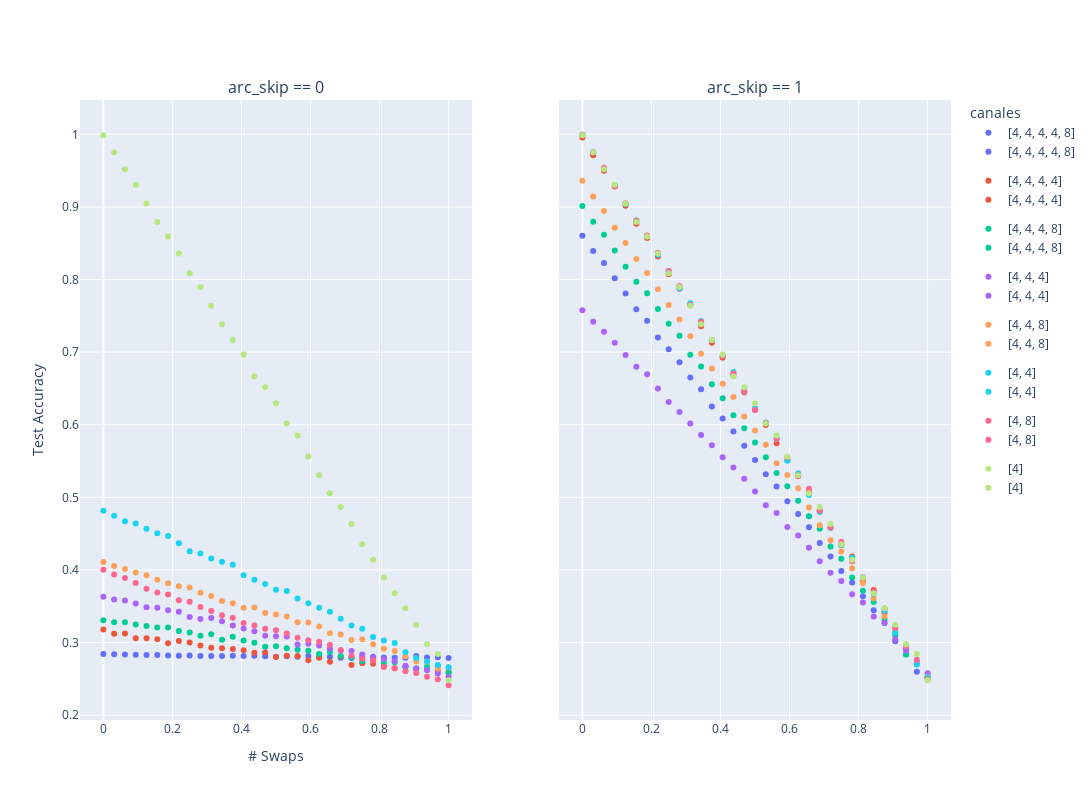

Notebook code cell kept with this figure:
### Code cell
import plotly.express as px
import pandas as pd 
from plotly.subplots import make_subplots
import plotly.graph_objects as go

hue = "arc_features"
yplot = "test_Accuracy"
xplot = "swaps"
extra_info = ["arc_num_conv", "arc_encoder_blocks", "arc_latent_volume"]


df0 = df.query("arc_skip == 0")
df1 = df.query("arc_skip == 1")

fig0 = px.scatter(df0, x=xplot, y=yplot, color=hue, title="No skip", hover_data=extra_info, labels={"test Acc", "# Swaps"})
fig1 = px.scatter(df1, x=xplot, y=yplot, color=hue, title="Skip", hover_data=extra_info, labels={"test Acc", "# Swaps"})

fig0.update_layout(showlegend=False)  # Oculta la leyenda en el primer gráfico
fig = make_subplots(rows=1, cols=2, subplot_titles=["arc_skip == 0", "arc_skip == 1"], shared_yaxes=True)

for trace in fig0.data:
    fig.add_trace(trace, row=1, col=1)

for trace in fig1.data:
    fig.add_trace(trace, row=1, col=2)
fig.update_layout(width=1600, height=800, legend_title="canales", showlegend=True,
                  xaxis={'title':{'text':"# Swaps"}},
                  yaxis={'title':{'text':"Test Accuracy"}},
                  )

fig.show()

### Figure 1 — Plotly figure (JSON) as saved in the notebook; plotly's stock layout.template omitted (floating-point values rounded to 4 significant figures)
{"data": [{"customdata": [[2, 4, 64], [2, 4, 64], [2, 4, 64], [2, 4, 64], [2, 4, 64], [2, 4, 64], [2, 4, 64], [2, 4, 64], [2, 4, 64], [2, 4, 64], [2, 4, 64], [2, 4, 64], [2, 4, 64], [2, 4, 64], [2, 4, 64], [2, 4, 64], [2, 4, 64], [2, 4, 64], [2, 4, 64], [2, 4, 64], [2, 4, 64], [2, 4, 64], [2, 4, 64], [2, 4, 64], [2, 4, 64], [2, 4, 64], [2, 4, 64], [2, 4, 64], [2, 4, 64], [2, 4, 64], [2, 4, 64], [2, 4, 64], [2, 4, 64], [2, 4, 64]], "hovertemplate": "arc_features=[4, 4, 4, 4, 8]<br>swaps=%{x}<br>test_Accuracy=%{y}<br>arc_num_conv=%{customdata[0]}<br>arc_encoder_blocks=%{customdata[1]}<br>arc_latent_volume=%{customdata[2]}<extra></extra>", "legendgroup": "[4, 4, 4, 4, 8]", "marker": {"color": "#636efa", "symbol": "circle"}, "mode": "markers", "name": "[4, 4, 4, 4, 8]", "orientation": "v", "showlegend": true, "type": "scatter", "x": [1, 0.9688, 0.9375, 0.9062, 0.875, 0.8438, 0.8125, 0.7812, 0.75, 0.7188, 0.6875, 0.6562, 0.625, 0.5938, 0.5625, 0.5312, 0.5, 0.4688, 0.4375, 0.4062, 0.375, 0.3438, 0.3125, 0.2812, 0.25, 0.2188, 0.1875, 0.1562, 0.125, 0.09375, 0.0625, 0.03125, 0, 1], "xaxis": "x", "y": [0.2787, 0.2799, 0.2793, 0.2814, 0.2793, 0.2792, 0.2797, 0.2804, 0.2797, 0.2787, 0.2791, 0.2804, 0.2801, 0.2816, 0.2804, 0.2813, 0.2806, 0.2811, 0.2819, 0.2816, 0.2818, 0.2816, 0.2817, 0.2817, 0.2824, 0.2818, 0.2822, 0.283, 0.2828, 0.2833, 0.2835, 0.2841, 0.2842, null], "yaxis": "y"}, {"customdata": [[2, 3, 64], [2, 3, 64], [2, 3, 64], [2, 3, 64], [2, 3, 64], [2, 3, 64], [2, 3, 64], [2, 3, 64], [2, 3, 64], [2, 3, 64], [2, 3, 64], [2, 3, 64], [2, 3, 64], [2, 3, 64], [2, 3, 64], [2, 3, 64], [2, 3, 64], [2, 3, 64], [2, 3, 64], [2, 3, 64], [2, 3, 64], [2, 3, 64], [2, 3, 64], [2, 3, 64], [2, 3, 64], [2, 3, 64], [2, 3, 64], [2, 3, 64], [2, 3, 64], [2, 3, 64], [2, 3, 64], [2, 3, 64], [2, 3, 64], [2, 3, 64]], "hovertemplate": "arc_features=[4, 4, 4, 4]<br>swaps=%{x}<br>test_Accuracy=%{y}<br>arc_num_conv=%{customdata[0]}<br>arc_encoder_blocks=%{customdata[1]}<br>arc_latent_volume=%{customdata[2]}<extra></extra>", "legendgroup": "[4, 4, 4, 4]", "marker": {"color": "#EF553B", "symbol": "circle"}, "mode": "markers", "name": "[4, 4, 4, 4]", "orientation": "v", "showlegend": true, "type": "scatter", "x": [1, 0.9688, 0.9375, 0.9062, 0.875, 0.8438, 0.8125, 0.7812, 0.75, 0.7188, 0.6875, 0.6562, 0.625, 0.5938, 0.5625, 0.5312, 0.5, 0.4688, 0.4375, 0.4062, 0.375, 0.3438, 0.3125, 0.2812, 0.25, 0.2188, 0.1875, 0.1562, 0.125, 0.09375, 0.0625, 0.03125, 0, 1], "xaxis": "x", "y": [0.2595, 0.2612, 0.2626, 0.2637, 0.2674, 0.2646, 0.2677, 0.2708, 0.2717, 0.2693, 0.2809, 0.2737, 0.279, 0.2756, 0.2815, 0.282, 0.2801, 0.2864, 0.2859, 0.2896, 0.2911, 0.2921, 0.293, 0.2959, 0.3001, 0.3024, 0.2991, 0.3048, 0.306, 0.3061, 0.3124, 0.3122, 0.318, null], "yaxis": "y"}, {"customdata": [[2, 3, 128], [2, 3, 128], [2, 3, 128], [2, 3, 128], [2, 3, 128], [2, 3, 128], [2, 3, 128], [2, 3, 128], [2, 3, 128], [2, 3, 128], [2, 3, 128], [2, 3, 128], [2, 3, 128], [2, 3, 128], [2, 3, 128], [2, 3, 128], [2, 3, 128], [2, 3, 128], [2, 3, 128], [2, 3, 128], [2, 3, 128], [2, 3, 128], [2, 3, 128], [2, 3, 128], [2, 3, 128], [2, 3, 128], [2, 3, 128], [2, 3, 128], [2, 3, 128], [2, 3, 128], [2, 3, 128], [2, 3, 128], [2, 3, 128], [2, 3, 128]], "hovertemplate": "arc_features=[4, 4, 4, 8]<br>swaps=%{x}<br>test_Accuracy=%{y}<br>arc_num_conv=%{customdata[0]}<br>arc_encoder_blocks=%{customdata[1]}<br>arc_latent_volume=%{customdata[2]}<extra></extra>", "legendgroup": "[4, 4, 4, 8]", "marker": {"color": "#00cc96", "symbol": "circle"}, "mode": "markers", "name": "[4, 4, 4, 8]", "orientation": "v", "showlegend": true, "type": "scatter", "x": [1, 0.9688, 0.9375, 0.9062, 0.875, 0.8438, 0.8125, 0.7812, 0.75, 0.7188, 0.6875, 0.6562, 0.625, 0.5938, 0.5625, 0.5312, 0.5, 0.4688, 0.4375, 0.4062, 0.375, 0.3438, 0.3125, 0.2812, 0.25, 0.2188, 0.1875, 0.1562, 0.125, 0.09375, 0.0625, 0.03125, 0, 1], "xaxis": "x", "y": [0.2587, 0.2668, 0.267, 0.2642, 0.266, 0.273, 0.2724, 0.277, 0.2746, 0.2793, 0.2815, 0.2872, 0.2843, 0.2888, 0.2901, 0.2924, 0.2949, 0.2942, 0.2998, 0.303, 0.3081, 0.3041, 0.3115, 0.3093, 0.3139, 0.3158, 0.3207, 0.3208, 0.3228, 0.3249, 0.328, 0.328, 0.3308, null], "yaxis": "y"}, {"customdata": [[2, 2, 128], [2, 2, 128], [2, 2, 128], [2, 2, 128], [2, 2, 128], [2, 2, 128], [2, 2, 128], [2, 2, 128], [2, 2, 128], [2, 2, 128], [2, 2, 128], [2, 2, 128], [2, 2, 128], [2, 2, 128], [2, 2, 128], [2, 2, 128], [2, 2, 128], [2, 2, 128], [2, 2, 128], [2, 2, 128], [2, 2, 128], [2, 2, 128], [2, 2, 128], [2, 2, 128], [2, 2, 128], [2, 2, 128], [2, 2, 128], [2, 2, 128], [2, 2, 128], [2, 2, 128], [2, 2, 128], [2, 2, 128], [2, 2, 128], [2, 2, 128]], "hovertemplate": "arc_features=[4, 4, 4]<br>swaps=%{x}<br>test_Accuracy=%{y}<br>arc_num_conv=%{customdata[0]}<br>arc_encoder_blocks=%{customdata[1]}<br>arc_latent_volume=%{customdata[2]}<extra></extra>", "legendgroup": "[4, 4, 4]", "marker": {"color": "#ab63fa", "symbol": "circle"}, "mode": "markers", "name": "[4, 4, 4]", "orientation": "v", "showlegend": true, "type": "scatter", "x": [1, 0.9688, 0.9375, 0.9062, 0.875, 0.8438, 0.8125, 0.7812, 0.75, 0.7188, 0.6875, 0.6562, 0.625, 0.5938, 0.5625, 0.5312, 0.5, 0.4688, 0.4375, 0.4062, 0.375, 0.3438, 0.3125, 0.2812, 0.25, 0.2188, 0.1875, 0.1562, 0.125, 0.09375, 0.0625, 0.03125, 0, 1], "xaxis": "x", "y": [0.2531, 0.2576, 0.2618, 0.2644, 0.268, 0.2748, 0.2776, 0.2798, 0.2838, 0.2883, 0.2893, 0.2918, 0.296, 0.2984, 0.2975, 0.3083, 0.3086, 0.3094, 0.3155, 0.3196, 0.3234, 0.3296, 0.3339, 0.3325, 0.3351, 0.3426, 0.3445, 0.348, 0.3485, 0.3539, 0.3579, 0.3593, 0.3633, null], "yaxis": "y"}, {"customdata": [[2, 2, 256], [2, 2, 256], [2, 2, 256], [2, 2, 256], [2, 2, 256], [2, 2, 256], [2, 2, 256], [2, 2, 256], [2, 2, 256], [2, 2, 256], [2, 2, 256], [2, 2, 256], [2, 2, 256], [2, 2, 256], [2, 2, 256], [2, 2, 256], [2, 2, 256], [2, 2, 256], [2, 2, 256], [2, 2, 256], [2, 2, 256], [2, 2, 256], [2, 2, 256], [2, 2, 256], [2, 2, 256], [2, 2, 256], [2, 2, 256], [2, 2, 256], [2, 2, 256], [2, 2, 256], [2, 2, 256], [2, 2, 256], [2, 2, 256], [2, 2, 256]], "hovertemplate": "arc_features=[4, 4, 8]<br>swaps=%{x}<br>test_Accuracy=%{y}<br>arc_num_conv=%{customdata[0]}<br>arc_encoder_blocks=%{customdata[1]}<br>arc_latent_volume=%{customdata[2]}<extra></extra>", "legendgroup": "[4, 4, 8]", "marker": {"color": "#FFA15A", "symbol": "circle"}, "mode": "markers", "name": "[4, 4, 8]", "orientation": "v", "showlegend": true, "type": "scatter", "x": [1, 0.9688, 0.9375, 0.9062, 0.875, 0.8438, 0.8125, 0.7812, 0.75, 0.7188, 0.6875, 0.6562, 0.625, 0.5938, 0.5625, 0.5312, 0.5, 0.4688, 0.4375, 0.4062, 0.375, 0.3438, 0.3125, 0.2812, 0.25, 0.2188, 0.1875, 0.1562, 0.125, 0.09375, 0.0625, 0.03125, 0, 1], "xaxis": "x", "y": [0.2657, 0.2645, 0.2738, 0.2739, 0.2811, 0.2886, 0.2916, 0.2979, 0.3047, 0.3036, 0.3111, 0.313, 0.3223, 0.3279, 0.3281, 0.3361, 0.3388, 0.3408, 0.3482, 0.3481, 0.3542, 0.3573, 0.3643, 0.3687, 0.3758, 0.3777, 0.3817, 0.3865, 0.3927, 0.3965, 0.4012, 0.4054, 0.4112, null], "yaxis": "y"}, {"customdata": [[2, 1, 256], [2, 1, 256], [2, 1, 256], [2, 1, 256], [2, 1, 256], [2, 1, 256], [2, 1, 256], [2, 1, 256], [2, 1, 256], [2, 1, 256], [2, 1, 256], [2, 1, 256], [2, 1, 256], [2, 1, 256], [2, 1, 256], [2, 1, 256], [2, 1, 256], [2, 1, 256], [2, 1, 256], [2, 1, 256], [2, 1, 256], [2, 1, 256], [2, 1, 256], [2, 1, 256], [2, 1, 256], [2, 1, 256], [2, 1, 256], [2, 1, 256], [2, 1, 256], [2, 1, 256], [2, 1, 256], [2, 1, 256], [2, 1, 256], [2, 1, 256]], "hovertemplate": "arc_features=[4, 4]<br>swaps=%{x}<br>test_Accuracy=%{y}<br>arc_num_conv=%{customdata[0]}<br>arc_encoder_blocks=%{customdata[1]}<br>arc_latent_volume=%{customdata[2]}<extra></extra>", "legendgroup": "[4, 4]", "marker": {"color": "#19d3f3", "symbol": "circle"}, "mode": "markers", "name": "[4, 4]", "orientation": "v", "showlegend": true, "type": "scatter", "x": [1, 0.9688, 0.9375, 0.9062, 0.875, 0.8438, 0.8125, 0.7812, 0.75, 0.7188, 0.6875, 0.6562, 0.625, 0.5938, 0.5625, 0.5312, 0.5, 0.4688, 0.4375, 0.4062, 0.375, 0.3438, 0.3125, 0.2812, 0.25, 0.2188, 0.1875, 0.1562, 0.125, 0.09375, 0.0625, 0.03125, 0, 1], "xaxis": "x", "y": [0.2661, 0.2691, 0.2741, 0.279, 0.2867, 0.2994, 0.303, 0.3077, 0.319, 0.3236, 0.333, 0.3424, 0.3479, 0.3543, 0.3608, 0.3712, 0.373, 0.3808, 0.3867, 0.3928, 0.4071, 0.4114, 0.416, 0.4229, 0.4258, 0.4368, 0.4467, 0.4507, 0.4569, 0.464, 0.467, 0.4745, 0.4815, null], "yaxis": "y"}, {"customdata": [[2, 1, 512], [2, 1, 512], [2, 1, 512], [2, 1, 512], [2, 1, 512], [2, 1, 512], [2, 1, 512], [2, 1, 512], [2, 1, 512], [2, 1, 512], [2, 1, 512], [2, 1, 512], [2, 1, 512], [2, 1, 512], [2, 1, 512], [2, 1, 512], [2, 1, 512], [2, 1, 512], [2, 1, 512], [2, 1, 512], [2, 1, 512], [2, 1, 512], [2, 1, 512], [2, 1, 512], [2, 1, 512], [2, 1, 512], [2, 1, 512], [2, 1, 512], [2, 1, 512], [2, 1, 512], [2, 1, 512], [2, 1, 512], [2, 1, 512], [2, 1, 512]], "hovertemplate": "arc_features=[4, 8]<br>swaps=%{x}<br>test_Accuracy=%{y}<br>arc_num_conv=%{customdata[0]}<br>arc_encoder_blocks=%{customdata[1]}<br>arc_latent_volume=%{customdata[2]}<extra></extra>", "legendgroup": "[4, 8]", "marker": {"color": "#FF6692", "symbol": "circle"}, "mode": "markers", "name": "[4, 8]", "orientation": "v", "showlegend": true, "type": "scatter", "x": [1, 0.9688, 0.9375, 0.9062, 0.875, 0.8438, 0.8125, 0.7812, 0.75, 0.7188, 0.6875, 0.6562, 0.625, 0.5938, 0.5625, 0.5312, 0.5, 0.4688, 0.4375, 0.4062, 0.375, 0.3438, 0.3125, 0.2812, 0.25, 0.2188, 0.1875, 0.1562, 0.125, 0.09375, 0.0625, 0.03125, 0, 1], "xaxis": "x", "y": [0.2413, 0.2496, 0.2528, 0.258, 0.2606, 0.2646, 0.2665, 0.2756, 0.2779, 0.282, 0.2898, 0.297, 0.3012, 0.3031, 0.3068, 0.3125, 0.317, 0.3191, 0.3235, 0.3271, 0.3341, 0.3376, 0.3436, 0.3491, 0.3562, 0.3583, 0.3664, 0.3691, 0.3743, 0.382, 0.3889, 0.394, 0.4002, null], "yaxis": "y"}, {"customdata": [[2, 0, 512], [2, 0, 512], [2, 0, 512], [2, 0, 512], [2, 0, 512], [2, 0, 512], [2, 0, 512], [2, 0, 512], [2, 0, 512], [2, 0, 512], [2, 0, 512], [2, 0, 512], [2, 0, 512], [2, 0, 512], [2, 0, 512], [2, 0, 512], [2, 0, 512], [2, 0, 512], [2, 0, 512], [2, 0, 512], [2, 0, 512], [2, 0, 512], [2, 0, 512], [2, 0, 512], [2, 0, 512], [2, 0, 512], [2, 0, 512], [2, 0, 512], [2, 0, 512], [2, 0, 512], [2, 0, 512], [2, 0, 512], [2, 0, 512], [2, 0, 512]], "hovertemplate": "arc_features=[4]<br>swaps=%{x}<br>test_Accuracy=%{y}<br>arc_num_conv=%{customdata[0]}<br>arc_encoder_blocks=%{customdata[1]}<br>arc_latent_volume=%{customdata[2]}<extra></extra>", "legendgroup": "[4]", "marker": {"color": "#B6E880", "symbol": "circle"}, "mode": "markers", "name": "[4]", "orientation": "v", "showlegend": true, "type": "scatter", "x": [1, 0.9688, 0.9375, 0.9062, 0.875, 0.8438, 0.8125, 0.7812, 0.75, 0.7188, 0.6875, 0.6562, 0.625, 0.5938, 0.5625, 0.5312, 0.5, 0.4688, 0.4375, 0.4062, 0.375, 0.3438, 0.3125, 0.2812, 0.25, 0.2188, 0.1875, 0.1562, 0.125, 0.09375, 0.0625, 0.03125, 0, 0.9688], "xaxis": "x", "y": [0.2481, 0.2843, 0.2978, 0.3245, 0.3473, 0.3681, 0.3898, 0.4143, 0.4355, 0.4635, 0.4867, 0.5056, 0.5306, 0.5563, 0.5851, 0.6016, 0.6296, 0.6515, 0.6666, 0.6967, 0.7166, 0.7385, 0.764, 0.7897, 0.8087, 0.8357, 0.8593, 0.8793, 0.9047, 0.9306, 0.9518, 0.9753, 0.9988, null], "yaxis": "y"}, {"customdata": [[2, 4, 64], [2, 4, 64], [2, 4, 64], [2, 4, 64], [2, 4, 64], [2, 4, 64], [2, 4, 64], [2, 4, 64], [2, 4, 64], [2, 4, 64], [2, 4, 64], [2, 4, 64], [2, 4, 64], [2, 4, 64], [2, 4, 64], [2, 4, 64], [2, 4, 64], [2, 4, 64], [2, 4, 64], [2, 4, 64], [2, 4, 64], [2, 4, 64], [2, 4, 64], [2, 4, 64], [2, 4, 64], [2, 4, 64], [2, 4, 64], [2, 4, 64], [2, 4, 64], [2, 4, 64], [2, 4, 64], [2, 4, 64], [2, 4, 64], [2, 4, 64]], "hovertemplate": "arc_features=[4, 4, 4, 4, 8]<br>swaps=%{x}<br>test_Accuracy=%{y}<br>arc_num_conv=%{customdata[0]}<br>arc_encoder_blocks=%{customdata[1]}<br>arc_latent_volume=%{customdata[2]}<extra></extra>", "legendgroup": "[4, 4, 4, 4, 8]", "marker": {"color": "#636efa", "symbol": "circle"}, "mode": "markers", "name": "[4, 4, 4, 4, 8]", "orientation": "v", "showlegend": true, "type": "scatter", "x": [1, 0.9688, 0.9375, 0.9062, 0.875, 0.8438, 0.8125, 0.7812, 0.75, 0.7188, 0.6875, 0.6562, 0.625, 0.5938, 0.5625, 0.5312, 0.5, 0.4688, 0.4375, 0.4062, 0.375, 0.3438, 0.3125, 0.2812, 0.25, 0.2188, 0.1875, 0.1562, 0.125, 0.09375, 0.0625, 0.03125, 0, 1], "xaxis": "x2", "y": [0.2522, 0.2599, 0.2838, 0.302, 0.3269, 0.3445, 0.364, 0.383, 0.3985, 0.4185, 0.4371, 0.459, 0.477, 0.4947, 0.515, 0.5318, 0.5515, 0.5712, 0.5908, 0.6086, 0.6251, 0.6489, 0.6652, 0.6861, 0.704, 0.7203, 0.7432, 0.7592, 0.7807, 0.8019, 0.8228, 0.8394, 0.8604, null], "yaxis": "y2"}, {"customdata": [[2, 3, 64], [2, 3, 64], [2, 3, 64], [2, 3, 64], [2, 3, 64], [2, 3, 64], [2, 3, 64], [2, 3, 64], [2, 3, 64], [2, 3, 64], [2, 3, 64], [2, 3, 64], [2, 3, 64], [2, 3, 64], [2, 3, 64], [2, 3, 64], [2, 3, 64], [2, 3, 64], [2, 3, 64], [2, 3, 64], [2, 3, 64], [2, 3, 64], [2, 3, 64], [2, 3, 64], [2, 3, 64], [2, 3, 64], [2, 3, 64], [2, 3, 64], [2, 3, 64], [2, 3, 64], [2, 3, 64], [2, 3, 64], [2, 3, 64], [2, 3, 64]], "hovertemplate": "arc_features=[4, 4, 4, 4]<br>swaps=%{x}<br>test_Accuracy=%{y}<br>arc_num_conv=%{customdata[0]}<br>arc_encoder_blocks=%{customdata[1]}<br>arc_latent_volume=%{customdata[2]}<extra></extra>", "legendgroup": "[4, 4, 4, 4]", "marker": {"color": "#EF553B", "symbol": "circle"}, "mode": "markers", "name": "[4, 4, 4, 4]", "orientation": "v", "showlegend": true, "type": "scatter", "x": [1, 0.9688, 0.9375, 0.9062, 0.875, 0.8438, 0.8125, 0.7812, 0.75, 0.7188, 0.6875, 0.6562, 0.625, 0.5938, 0.5625, 0.5312, 0.5, 0.4688, 0.4375, 0.4062, 0.375, 0.3438, 0.3125, 0.2812, 0.25, 0.2188, 0.1875, 0.1562, 0.125, 0.09375, 0.0625, 0.03125, 0, 1], "xaxis": "x2", "y": [0.2528, 0.2718, 0.2928, 0.3202, 0.3411, 0.3725, 0.384, 0.4185, 0.434, 0.4583, 0.4818, 0.5079, 0.5296, 0.5517, 0.5745, 0.5995, 0.6206, 0.6447, 0.6687, 0.6923, 0.7129, 0.7355, 0.7651, 0.7875, 0.8073, 0.8319, 0.8572, 0.8769, 0.9017, 0.9282, 0.9499, 0.9711, 0.9955, null], "yaxis": "y2"}, {"customdata": [[2, 3, 128], [2, 3, 128], [2, 3, 128], [2, 3, 128], [2, 3, 128], [2, 3, 128], [2, 3, 128], [2, 3, 128], [2, 3, 128], [2, 3, 128], [2, 3, 128], [2, 3, 128], [2, 3, 128], [2, 3, 128], [2, 3, 128], [2, 3, 128], [2, 3, 128], [2, 3, 128], [2, 3, 128], [2, 3, 128], [2, 3, 128], [2, 3, 128], [2, 3, 128], [2, 3, 128], [2, 3, 128], [2, 3, 128], [2, 3, 128], [2, 3, 128], [2, 3, 128], [2, 3, 128], [2, 3, 128], [2, 3, 128], [2, 3, 128], [2, 3, 128]], "hovertemplate": "arc_features=[4, 4, 4, 8]<br>swaps=%{x}<br>test_Accuracy=%{y}<br>arc_num_conv=%{customdata[0]}<br>arc_encoder_blocks=%{customdata[1]}<br>arc_latent_volume=%{customdata[2]}<extra></extra>", "legendgroup": "[4, 4, 4, 8]", "marker": {"color": "#00cc96", "symbol": "circle"}, "mode": "markers", "name": "[4, 4, 4, 8]", "orientation": "v", "showlegend": true, "type": "scatter", "x": [1, 0.9688, 0.9375, 0.9062, 0.875, 0.8438, 0.8125, 0.7812, 0.75, 0.7188, 0.6875, 0.6562, 0.625, 0.5938, 0.5625, 0.5312, 0.5, 0.4688, 0.4375, 0.4062, 0.375, 0.3438, 0.3125, 0.2812, 0.25, 0.2188, 0.1875, 0.1562, 0.125, 0.09375, 0.0625, 0.03125, 0, 1], "xaxis": "x2", "y": [0.2519, 0.2723, 0.2835, 0.31, 0.332, 0.3559, 0.3713, 0.3898, 0.4154, 0.4322, 0.4568, 0.474, 0.4953, 0.5153, 0.5336, 0.5553, 0.5757, 0.5951, 0.613, 0.6365, 0.6557, 0.6802, 0.6963, 0.7225, 0.7391, 0.7595, 0.7811, 0.797, 0.8177, 0.8401, 0.8619, 0.8797, 0.9014, null], "yaxis": "y2"}, {"customdata": [[2, 2, 128], [2, 2, 128], [2, 2, 128], [2, 2, 128], [2, 2, 128], [2, 2, 128], [2, 2, 128], [2, 2, 128], [2, 2, 128], [2, 2, 128], [2, 2, 128], [2, 2, 128], [2, 2, 128], [2, 2, 128], [2, 2, 128], [2, 2, 128], [2, 2, 128], [2, 2, 128], [2, 2, 128], [2, 2, 128], [2, 2, 128], [2, 2, 128], [2, 2, 128], [2, 2, 128], [2, 2, 128], [2, 2, 128], [2, 2, 128], [2, 2, 128], [2, 2, 128], [2, 2, 128], [2, 2, 128], [2, 2, 128], [2, 2, 128], [2, 2, 128]], "hovertemplate": "arc_features=[4, 4, 4]<br>swaps=%{x}<br>test_Accuracy=%{y}<br>arc_num_conv=%{customdata[0]}<br>arc_encoder_blocks=%{customdata[1]}<br>arc_latent_volume=%{customdata[2]}<extra></extra>", "legendgroup": "[4, 4, 4]", "marker": {"color": "#ab63fa", "symbol": "circle"}, "mode": "markers", "name": "[4, 4, 4]", "orientation": "v", "showlegend": true, "type": "scatter", "x": [1, 0.9688, 0.9375, 0.9062, 0.875, 0.8438, 0.8125, 0.7812, 0.75, 0.7188, 0.6875, 0.6562, 0.625, 0.5938, 0.5625, 0.5312, 0.5, 0.4688, 0.4375, 0.4062, 0.375, 0.3438, 0.3125, 0.2812, 0.25, 0.2188, 0.1875, 0.1562, 0.125, 0.09375, 0.0625, 0.03125, 0, 1], "xaxis": "x2", "y": [0.2577, 0.2729, 0.289, 0.3045, 0.3275, 0.3359, 0.3552, 0.3666, 0.3848, 0.3962, 0.4121, 0.4305, 0.4476, 0.4594, 0.4786, 0.4893, 0.5083, 0.5258, 0.5412, 0.5551, 0.572, 0.5859, 0.6019, 0.6175, 0.6315, 0.6499, 0.6695, 0.6797, 0.6961, 0.713, 0.728, 0.7419, 0.7579, null], "yaxis": "y2"}, {"customdata": [[2, 2, 256], [2, 2, 256], [2, 2, 256], [2, 2, 256], [2, 2, 256], [2, 2, 256], [2, 2, 256], [2, 2, 256], [2, 2, 256], [2, 2, 256], [2, 2, 256], [2, 2, 256], [2, 2, 256], [2, 2, 256], [2, 2, 256], [2, 2, 256], [2, 2, 256], [2, 2, 256], [2, 2, 256], [2, 2, 256], [2, 2, 256], [2, 2, 256], [2, 2, 256], [2, 2, 256], [2, 2, 256], [2, 2, 256], [2, 2, 256], [2, 2, 256], [2, 2, 256], [2, 2, 256], [2, 2, 256], [2, 2, 256], [2, 2, 256], [2, 2, 256]], "hovertemplate": "arc_features=[4, 4, 8]<br>swaps=%{x}<br>test_Accuracy=%{y}<br>arc_num_conv=%{customdata[0]}<br>arc_encoder_blocks=%{customdata[1]}<br>arc_latent_volume=%{customdata[2]}<extra></extra>", "legendgroup": "[4, 4, 8]", "marker": {"color": "#FFA15A", "symbol": "circle"}, "mode": "markers", "name": "[4, 4, 8]", "orientation": "v", "showlegend": true, "type": "scatter", "x": [1, 0.9688, 0.9375, 0.9062, 0.875, 0.8438, 0.8125, 0.7812, 0.75, 0.7188, 0.6875, 0.6562, 0.625, 0.5938, 0.5625, 0.5312, 0.5, 0.4688, 0.4375, 0.4062, 0.375, 0.3438, 0.3125, 0.2812, 0.25, 0.2188, 0.1875, 0.1562, 0.125, 0.09375, 0.0625, 0.03125, 0, 1], "xaxis": "x2", "y": [0.2529, 0.2712, 0.2971, 0.3149, 0.3363, 0.3612, 0.3822, 0.4025, 0.4255, 0.4411, 0.4617, 0.4861, 0.5125, 0.5309, 0.5469, 0.5724, 0.5922, 0.6115, 0.6381, 0.6566, 0.6775, 0.6978, 0.7221, 0.7448, 0.7651, 0.7866, 0.8091, 0.8283, 0.8504, 0.8714, 0.8945, 0.9144, 0.9362, null], "yaxis": "y2"}, {"customdata": [[2, 1, 256], [2, 1, 256], [2, 1, 256], [2, 1, 256], [2, 1, 256], [2, 1, 256], [2, 1, 256], [2, 1, 256], [2, 1, 256], [2, 1, 256], [2, 1, 256], [2, 1, 256], [2, 1, 256], [2, 1, 256], [2, 1, 256], [2, 1, 256], [2, 1, 256], [2, 1, 256], [2, 1, 256], [2, 1, 256], [2, 1, 256], [2, 1, 256], [2, 1, 256], [2, 1, 256], [2, 1, 256], [2, 1, 256], [2, 1, 256], [2, 1, 256], [2, 1, 256], [2, 1, 256], [2, 1, 256], [2, 1, 256], [2, 1, 256], [2, 1, 256]], "hovertemplate": "arc_features=[4, 4]<br>swaps=%{x}<br>test_Accuracy=%{y}<br>arc_num_conv=%{customdata[0]}<br>arc_encoder_blocks=%{customdata[1]}<br>arc_latent_volume=%{customdata[2]}<extra></extra>", "legendgroup": "[4, 4]", "marker": {"color": "#19d3f3", "symbol": "circle"}, "mode": "markers", "name": "[4, 4]", "orientation": "v", "showlegend": true, "type": "scatter", "x": [1, 0.9688, 0.9375, 0.9062, 0.875, 0.8438, 0.8125, 0.7812, 0.75, 0.7188, 0.6875, 0.6562, 0.625, 0.5938, 0.5625, 0.5312, 0.5, 0.4688, 0.4375, 0.4062, 0.375, 0.3438, 0.3125, 0.2812, 0.25, 0.2188, 0.1875, 0.1562, 0.125, 0.09375, 0.0625, 0.03125, 0, 1], "xaxis": "x2", "y": [0.2523, 0.2698, 0.2958, 0.3136, 0.344, 0.3673, 0.39, 0.4168, 0.4346, 0.4577, 0.4799, 0.5033, 0.5328, 0.5506, 0.5803, 0.6032, 0.6229, 0.6462, 0.6728, 0.6948, 0.7168, 0.7429, 0.7673, 0.788, 0.8115, 0.8341, 0.8595, 0.8815, 0.9041, 0.9294, 0.953, 0.9755, 0.9994, null], "yaxis": "y2"}, {"customdata": [[2, 1, 512], [2, 1, 512], [2, 1, 512], [2, 1, 512], [2, 1, 512], [2, 1, 512], [2, 1, 512], [2, 1, 512], [2, 1, 512], [2, 1, 512], [2, 1, 512], [2, 1, 512], [2, 1, 512], [2, 1, 512], [2, 1, 512], [2, 1, 512], [2, 1, 512], [2, 1, 512], [2, 1, 512], [2, 1, 512], [2, 1, 512], [2, 1, 512], [2, 1, 512], [2, 1, 512], [2, 1, 512], [2, 1, 512], [2, 1, 512], [2, 1, 512], [2, 1, 512], [2, 1, 512], [2, 1, 512], [2, 1, 512], [2, 1, 512], [2, 1, 512]], "hovertemplate": "arc_features=[4, 8]<br>swaps=%{x}<br>test_Accuracy=%{y}<br>arc_num_conv=%{customdata[0]}<br>arc_encoder_blocks=%{customdata[1]}<br>arc_latent_volume=%{customdata[2]}<extra></extra>", "legendgroup": "[4, 8]", "marker": {"color": "#FF6692", "symbol": "circle"}, "mode": "markers", "name": "[4, 8]", "orientation": "v", "showlegend": true, "type": "scatter", "x": [1, 0.9688, 0.9375, 0.9062, 0.875, 0.8438, 0.8125, 0.7812, 0.75, 0.7188, 0.6875, 0.6562, 0.625, 0.5938, 0.5625, 0.5312, 0.5, 0.4688, 0.4375, 0.4062, 0.375, 0.3438, 0.3125, 0.2812, 0.25, 0.2188, 0.1875, 0.1562, 0.125, 0.09375, 0.0625, 0.03125, 0, 1], "xaxis": "x2", "y": [0.2493, 0.2765, 0.2954, 0.3204, 0.347, 0.3703, 0.3899, 0.4121, 0.4391, 0.4585, 0.4816, 0.512, 0.5301, 0.5555, 0.5808, 0.6024, 0.6204, 0.6466, 0.6706, 0.6945, 0.7165, 0.7418, 0.7649, 0.7912, 0.8117, 0.837, 0.8606, 0.8808, 0.9052, 0.9289, 0.954, 0.975, 0.9993, null], "yaxis": "y2"}, {"customdata": [[2, 0, 512], [2, 0, 512], [2, 0, 512], [2, 0, 512], [2, 0, 512], [2, 0, 512], [2, 0, 512], [2, 0, 512], [2, 0, 512], [2, 0, 512], [2, 0, 512], [2, 0, 512], [2, 0, 512], [2, 0, 512], [2, 0, 512], [2, 0, 512], [2, 0, 512], [2, 0, 512], [2, 0, 512], [2, 0, 512], [2, 0, 512], [2, 0, 512], [2, 0, 512], [2, 0, 512], [2, 0, 512], [2, 0, 512], [2, 0, 512], [2, 0, 512], [2, 0, 512], [2, 0, 512], [2, 0, 512], [2, 0, 512], [2, 0, 512], [2, 0, 512]], "hovertemplate": "arc_features=[4]<br>swaps=%{x}<br>test_Accuracy=%{y}<br>arc_num_conv=%{customdata[0]}<br>arc_encoder_blocks=%{customdata[1]}<br>arc_latent_volume=%{customdata[2]}<extra></extra>", "legendgroup": "[4]", "marker": {"color": "#B6E880", "symbol": "circle"}, "mode": "markers", "name": "[4]", "orientation": "v", "showlegend": true, "type": "scatter", "x": [1, 0.9688, 0.9375, 0.9062, 0.875, 0.8438, 0.8125, 0.7812, 0.75, 0.7188, 0.6875, 0.6562, 0.625, 0.5938, 0.5625, 0.5312, 0.5, 0.4688, 0.4375, 0.4062, 0.375, 0.3438, 0.3125, 0.2812, 0.25, 0.2188, 0.1875, 0.1562, 0.125, 0.09375, 0.0625, 0.03125, 0, 1], "xaxis": "x2", "y": [0.2481, 0.2843, 0.2978, 0.3245, 0.3473, 0.3681, 0.3898, 0.4143, 0.4355, 0.4635, 0.4867, 0.5056, 0.5306, 0.5563, 0.5851, 0.6016, 0.6296, 0.6515, 0.6666, 0.6967, 0.7166, 0.7385, 0.764, 0.7897, 0.8087, 0.8357, 0.8593, 0.8793, 0.9047, 0.9306, 0.9518, 0.9753, 0.9988, null], "yaxis": "y2"}], "layout": {"annotations": [{"font": {"size": 16}, "showarrow": false, "text": "arc_skip == 0", "x": 0.225, "xanchor": "center", "xref": "paper", "y": 1, "yanchor": "bottom", "yref": "paper"}, {"font": {"size": 16}, "showarrow": false, "text": "arc_skip == 1", "x": 0.775, "xanchor": "center", "xref": "paper", "y": 1, "yanchor": "bottom", "yref": "paper"}], "height": 800, "legend": {"title": {"text": "canales"}}, "showlegend": true, "width": 1600, "xaxis": {"anchor": "y", "domain": [0, 0.45], "title": {"text": "# Swaps"}}, "xaxis2": {"anchor": "y2", "domain": [0.55, 1]}, "yaxis": {"anchor": "x", "domain": [0, 1], "title": {"text": "Test Accuracy"}}, "yaxis2": {"anchor": "x2", "domain": [0, 1], "matches": "y", "showticklabels": false}}}
